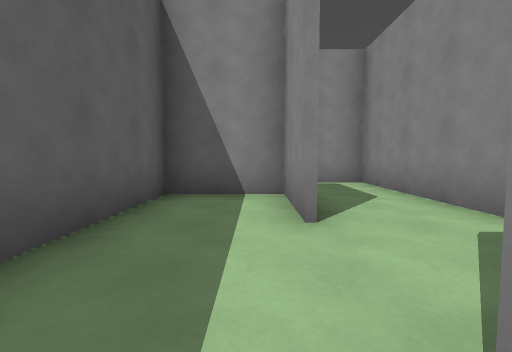
[1] (above)

21 first-person views from a walk through a 3-D level made in the Godot game engine. The camera is 1.2 m above the floor, tilts 4° down and sees 85° across. The floor is counted in squares, 2 m on a side. Each view is taken from the middle of a square. On the plan, view 1 faces up. The plan holds only what a view shows up to about 9 squares ahead; the rest is blank. The place goes on beyond the plan.

[2]
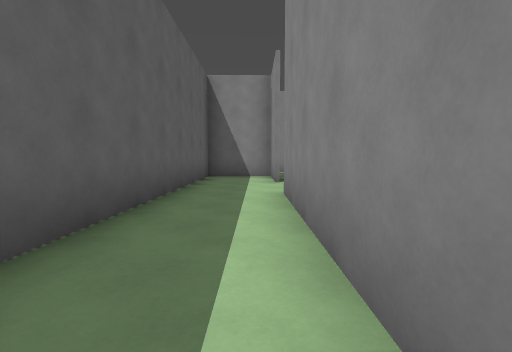

[3]
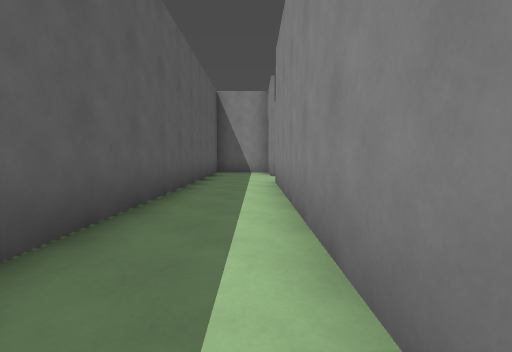

[4]
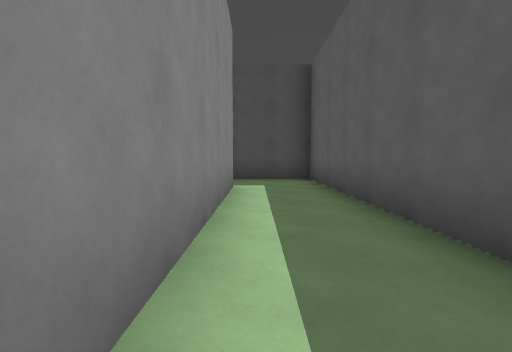

[5]
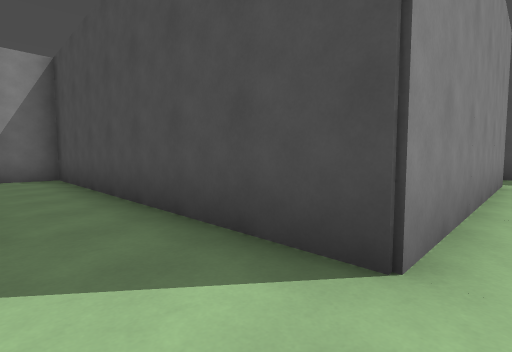

[6]
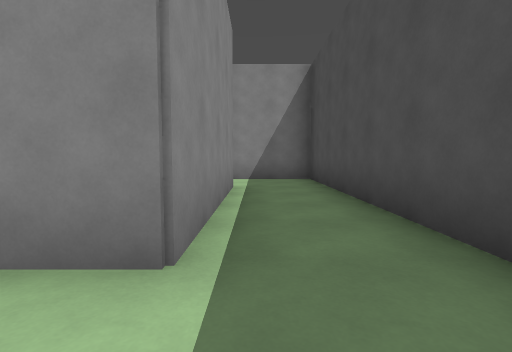

[7]
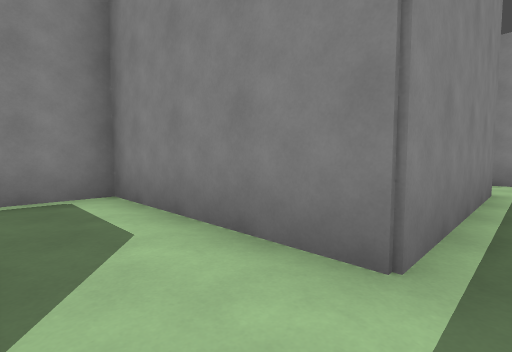

[8]
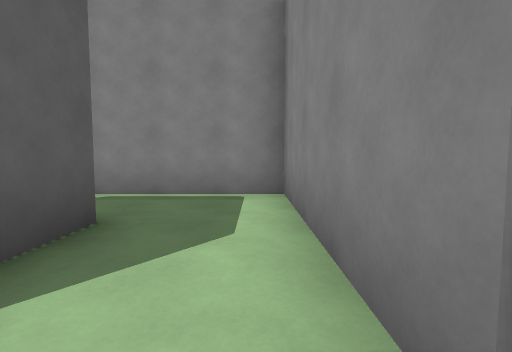

[9]
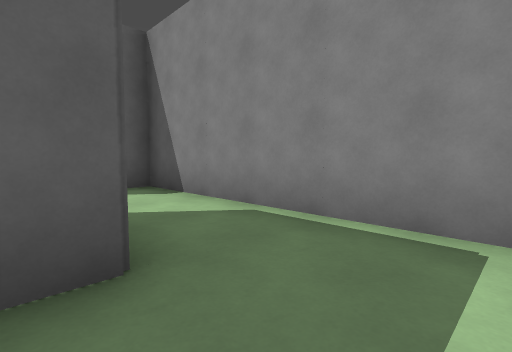

[10]
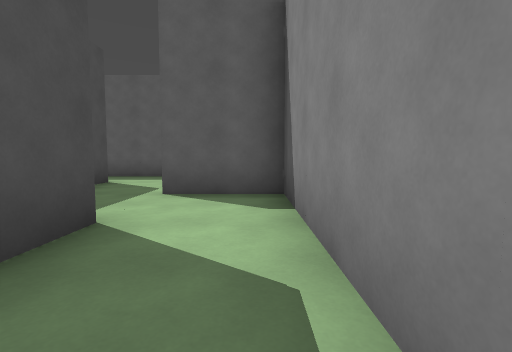

[11]
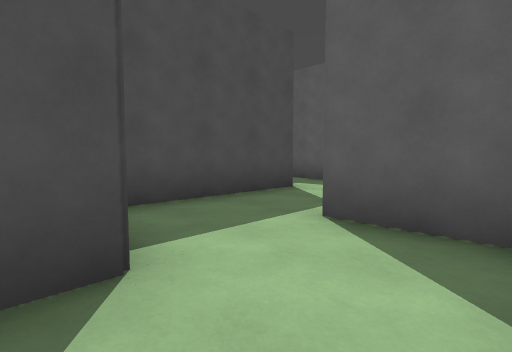

[12]
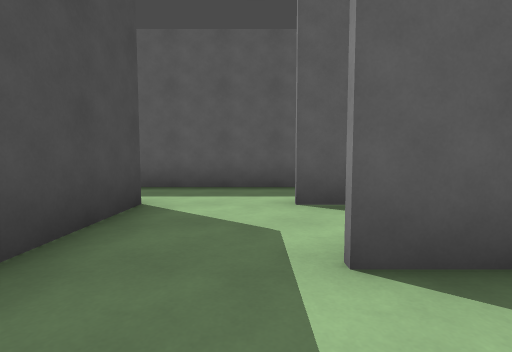

[13]
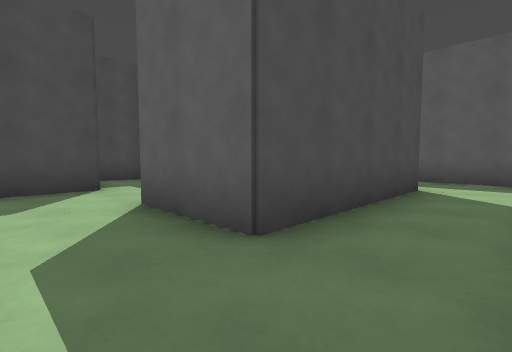

[14]
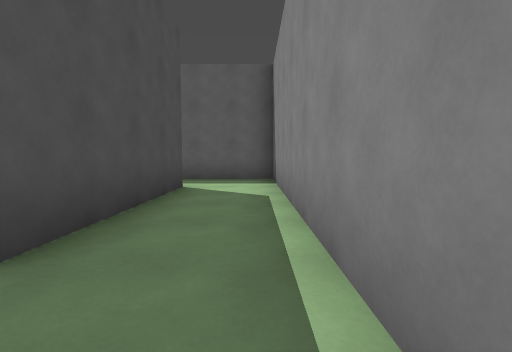

[15]
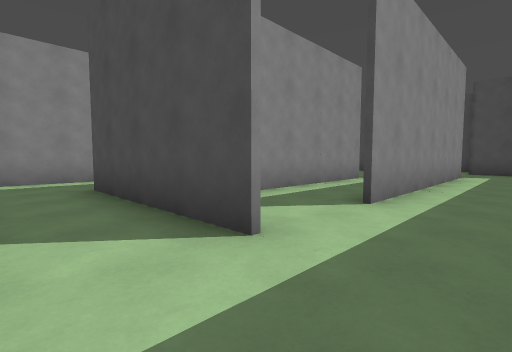

[16]
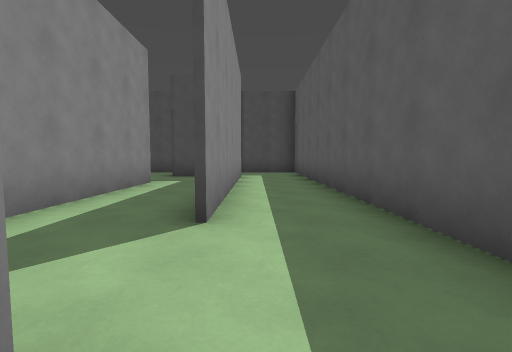

[17]
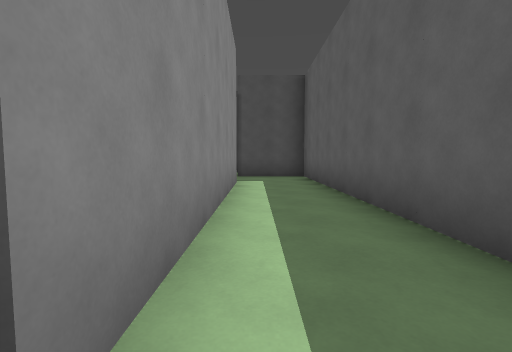

[18]
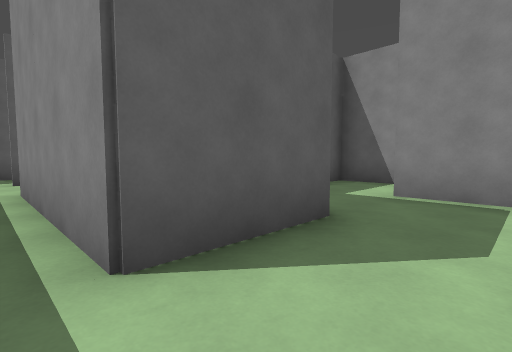

[19]
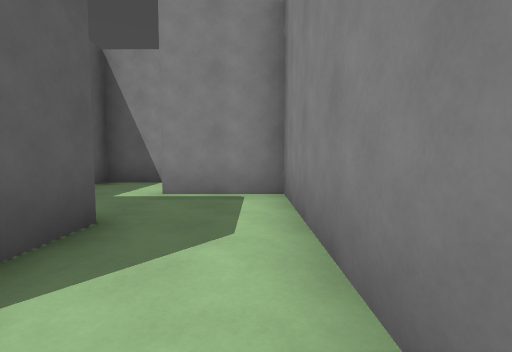

[20]
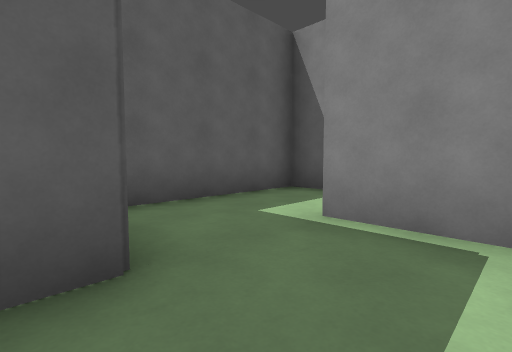

[21]
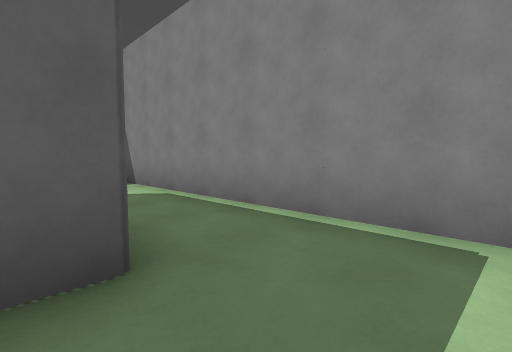

### Floor plan
Points are (right, up) in squares from view 1. A wall is a line through its corners. A room is listed if a view was taken in it or the views show most of it. See-through windows are left out.
Room 1 (views 1, 2, 3, 4, 5)
walls: (0.5, -5.6) (0.5, 0.5); (0.5, 2.5) (0.5, 4.4) (-1.4, 4.4) (-1.4, -7.5) (0.6, -7.5)
ways out: opening at (1, 2) to room 2
Room 2 (views 6, 7, 8, 9, 10, 11, 18, 19)
walls: (0.6, 4.6) (0.6, 2.5); (-1.6, 4.5) (-0.5, 4.5); (0.5, 0.5) (8.5, 0.5) (8.5, 2.5); (6.6, 2.5) (2.5, 2.5) (2.5, 6.5) (-3.5, 6.5) (-3.5, 4.5)
ways out: opening at (1, 2) to room 1; opening at (-2, 5) to room 3; opening at (8, 3) to room 6
Room 3 (view 12)
walls: (-3.4, 2.6) (-2.2, 2.6)
ways out: opening at (-2, 5) to room 2; opening at (-3, 4) to room 4
Room 4 (views 13, 14, 15, 16, 21)
walls: (-9.6, 6.6) (-5.4, 6.6) (-5.4, 4.5); (-4, 8.5) (-11.5, 8.5) (-11.5, 6.5); (-3.6, 6) (-3.6, 7.8); (-5.6, 2.6) (-3.4, 2.6)
ways out: opening at (-3, 4) to room 3; opening at (-10.5, 7) to room 5; opening at (-5, 4) to room 8
Room 5 (view 17)
walls: (-9.6, -1.5) (-9.6, 4.6); (-11.5, 6.5) (-11.5, -3.5) (-9.4, -3.5)
ways out: opening at (-10.5, 7) to room 4; opening at (-9, 5.5) to room 7
Room 6 (view 20)
walls: (6.6, 4.6) (6.6, 2.5); (8.5, 2.5) (8.5, 6.5) (6.5, 6.5); (4.6, 7.6) (4.6, 5.2)
ways out: opening at (8, 3) to room 2; opening at (6, 7) to room 9
Room 7 (no view inside)
walls: (-7.6, 0.5) (-7.6, 4.5); (-8.2, -1.5) (-7.4, -1.5)
ways out: opening at (-9, 5.5) to room 5; opening at (-7, 0)
Room 8 (no view inside)
walls: (-7.5, 4.9) (-7.5, 1); (-7.1, 0.5) (-6, 0.5)
ways out: opening at (-5, 4) to room 4
Room 9 (no view inside)
walls: (5.9, 8.5) (4.6, 8.5) (4.6, 7.6)
ways out: opening at (6, 7) to room 6

Positions as (right, up) in squares from view 1, and headings:
1: (0, 0), facing up
2: (0, -4), facing up
3: (0, -6), facing up
4: (0, 0), facing down
5: (0, 2), facing down-right
6: (1, 2), facing right
7: (1, 2), facing up-right
8: (2, 2), facing up
9: (2, 4), facing up-left
10: (1, 6), facing left
11: (-1, 6), facing down-left
12: (-2, 4), facing left
13: (-4, 8), facing down-left
14: (-4, 8), facing left
15: (-11, 8), facing down-right
16: (-10, 7), facing down
17: (-10, 5), facing down
18: (8, 2), facing up-left
19: (8, 2), facing up
20: (8, 4), facing up-left
21: (-4, 6), facing up-left
